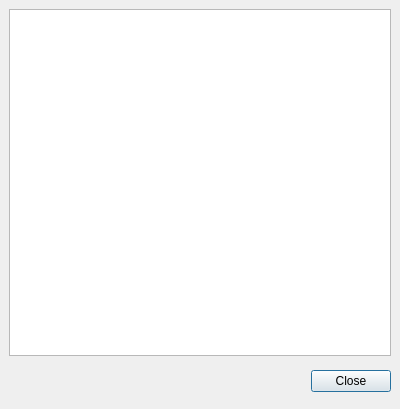
<ui version="4.0" >
 <author></author>
 <comment></comment>
 <exportmacro></exportmacro>
 <class>meteo_dialog</class>
 <widget class="QDialog" name="meteo_dialog" >
  <property name="geometry" >
   <rect>
    <x>0</x>
    <y>0</y>
    <width>400</width>
    <height>409</height>
   </rect>
  </property>
  <property name="windowTitle" >
   <string>Meteorological Information</string>
  </property>
  <layout class="QVBoxLayout" >
   <property name="margin" >
    <number>9</number>
   </property>
   <property name="spacing" >
    <number>6</number>
   </property>
   <item>
    <widget class="QTextEdit" name="meteo_info_" >
     <property name="readOnly" >
      <bool>true</bool>
     </property>
    </widget>
   </item>
   <item>
    <layout class="QHBoxLayout" >
     <property name="margin" >
      <number>0</number>
     </property>
     <property name="spacing" >
      <number>6</number>
     </property>
     <item>
      <widget class="QLabel" name="meteo_icon_" >
       <property name="text" >
        <string/>
       </property>
      </widget>
     </item>
     <item>
      <spacer>
       <property name="orientation" >
        <enum>Qt::Horizontal</enum>
       </property>
       <property name="sizeHint" >
        <size>
         <width>299</width>
         <height>38</height>
        </size>
       </property>
      </spacer>
     </item>
     <item>
      <widget class="QPushButton" name="okButton" >
       <property name="text" >
        <string>Close</string>
       </property>
      </widget>
     </item>
    </layout>
   </item>
  </layout>
 </widget>
 <pixmapfunction></pixmapfunction>
 <resources/>
 <connections>
  <connection>
   <sender>okButton</sender>
   <signal>clicked()</signal>
   <receiver>meteo_dialog</receiver>
   <slot>accept()</slot>
   <hints>
    <hint type="sourcelabel" >
     <x>278</x>
     <y>253</y>
    </hint>
    <hint type="destinationlabel" >
     <x>96</x>
     <y>254</y>
    </hint>
   </hints>
  </connection>
 </connections>
</ui>
